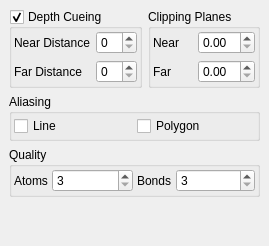
         <widget class="QWidget" name="OpenGLSubTab" >
          <attribute name="title" >
           <string>OpenGL</string>
          </attribute>
          <layout class="QVBoxLayout" >
           <property name="margin" >
            <number>9</number>
           </property>
           <property name="spacing" >
            <number>6</number>
           </property>
           <item>
            <layout class="QHBoxLayout" >
             <property name="margin" >
              <number>0</number>
             </property>
             <property name="spacing" >
              <number>6</number>
             </property>
             <item>
              <widget class="QGroupBox" name="DepthCueGroup" >
               <property name="title" >
                <string>Depth Cueing</string>
               </property>
               <property name="checkable" >
                <bool>true</bool>
               </property>
               <layout class="QHBoxLayout" >
                <property name="margin" >
                 <number>2</number>
                </property>
                <property name="spacing" >
                 <number>4</number>
                </property>
                <item>
                 <layout class="QGridLayout" >
                  <property name="margin" >
                   <number>0</number>
                  </property>
                  <property name="spacing" >
                   <number>6</number>
                  </property>
                  <item row="0" column="0" >
                   <widget class="QLabel" name="label_10" >
                    <property name="text" >
                     <string>Near Distance</string>
                    </property>
                   </widget>
                  </item>
                  <item row="1" column="0" >
                   <widget class="QLabel" name="label_11" >
                    <property name="text" >
                     <string>Far Distance</string>
                    </property>
                   </widget>
                  </item>
                  <item row="0" column="1" >
                   <widget class="QSpinBox" name="NearDepthSpin" />
                  </item>
                  <item row="1" column="1" >
                   <widget class="QSpinBox" name="FarDepthSpin" />
                  </item>
                 </layout>
                </item>
               </layout>
              </widget>
             </item>
             <item>
              <widget class="QGroupBox" name="ClipPlaneGroup" >
               <property name="title" >
                <string>Clipping Planes</string>
               </property>
               <property name="checkable" >
                <bool>false</bool>
               </property>
               <layout class="QHBoxLayout" >
                <property name="margin" >
                 <number>2</number>
                </property>
                <property name="spacing" >
                 <number>4</number>
                </property>
                <item>
                 <layout class="QGridLayout" >
                  <property name="margin" >
                   <number>0</number>
                  </property>
                  <property name="spacing" >
                   <number>6</number>
                  </property>
                  <item row="0" column="0" >
                   <widget class="QLabel" name="label_12" >
                    <property name="text" >
                     <string>Near</string>
                    </property>
                   </widget>
                  </item>
                  <item row="1" column="0" >
                   <widget class="QLabel" name="label_13" >
                    <property name="text" >
                     <string>Far</string>
                    </property>
                   </widget>
                  </item>
                  <item row="1" column="1" >
                   <widget class="QDoubleSpinBox" name="FarClipSpin" />
                  </item>
                  <item row="0" column="1" >
                   <widget class="QDoubleSpinBox" name="NearClipSpin" />
                  </item>
                 </layout>
                </item>
               </layout>
              </widget>
             </item>
            </layout>
           </item>
           <item>
            <widget class="QGroupBox" name="AliasingGroup" >
             <property name="title" >
              <string>Aliasing</string>
             </property>
             <property name="checkable" >
              <bool>false</bool>
             </property>
             <layout class="QHBoxLayout" >
              <property name="margin" >
               <number>2</number>
              </property>
              <property name="spacing" >
               <number>4</number>
              </property>
              <item>
               <widget class="QCheckBox" name="LineAliasingCheck" >
                <property name="text" >
                 <string>Line</string>
                </property>
               </widget>
              </item>
              <item>
               <widget class="QCheckBox" name="PolygonAliasingCheck" >
                <property name="text" >
                 <string>Polygon</string>
                </property>
               </widget>
              </item>
             </layout>
            </widget>
           </item>
           <item>
            <widget class="QGroupBox" name="QualityGroup" >
             <property name="sizePolicy" >
              <sizepolicy>
               <hsizetype>5</hsizetype>
               <vsizetype>1</vsizetype>
               <horstretch>0</horstretch>
               <verstretch>0</verstretch>
              </sizepolicy>
             </property>
             <property name="title" >
              <string>Quality</string>
             </property>
             <layout class="QHBoxLayout" >
              <property name="margin" >
               <number>2</number>
              </property>
              <property name="spacing" >
               <number>4</number>
              </property>
              <item>
               <layout class="QHBoxLayout" >
                <property name="margin" >
                 <number>0</number>
                </property>
                <property name="spacing" >
                 <number>4</number>
                </property>
                <item>
                 <widget class="QLabel" name="label" >
                  <property name="sizePolicy" >
                   <sizepolicy>
                    <hsizetype>1</hsizetype>
                    <vsizetype>1</vsizetype>
                    <horstretch>0</horstretch>
                    <verstretch>0</verstretch>
                   </sizepolicy>
                  </property>
                  <property name="text" >
                   <string>Atoms</string>
                  </property>
                 </widget>
                </item>
                <item>
                 <widget class="QSpinBox" name="AtomQualitySpin" >
                  <property name="sizePolicy" >
                   <sizepolicy>
                    <hsizetype>7</hsizetype>
                    <vsizetype>1</vsizetype>
                    <horstretch>0</horstretch>
                    <verstretch>0</verstretch>
                   </sizepolicy>
                  </property>
                  <property name="minimum" >
                   <number>3</number>
                  </property>
                 </widget>
                </item>
               </layout>
              </item>
              <item>
               <layout class="QHBoxLayout" >
                <property name="margin" >
                 <number>0</number>
                </property>
                <property name="spacing" >
                 <number>4</number>
                </property>
                <item>
                 <widget class="QLabel" name="label_61" >
                  <property name="sizePolicy" >
                   <sizepolicy>
                    <hsizetype>1</hsizetype>
                    <vsizetype>1</vsizetype>
                    <horstretch>0</horstretch>
                    <verstretch>0</verstretch>
                   </sizepolicy>
                  </property>
                  <property name="text" >
                   <string>Bonds</string>
                  </property>
                 </widget>
                </item>
                <item>
                 <widget class="QSpinBox" name="BondQualitySpin" >
                  <property name="sizePolicy" >
                   <sizepolicy>
                    <hsizetype>7</hsizetype>
                    <vsizetype>1</vsizetype>
                    <horstretch>0</horstretch>
                    <verstretch>0</verstretch>
                   </sizepolicy>
                  </property>
                  <property name="minimum" >
                   <number>3</number>
                  </property>
                 </widget>
                </item>
               </layout>
              </item>
             </layout>
            </widget>
           </item>
           <item>
            <spacer>
             <property name="orientation" >
              <enum>Qt::Vertical</enum>
             </property>
             <property name="sizeHint" >
              <size>
               <width>20</width>
               <height>40</height>
              </size>
             </property>
            </spacer>
           </item>
          </layout>
         </widget>
